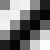
Frame 1 (no input)
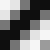
Frame 60 (no input)
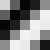
Frame 120 (the mouse pressed at the canvas centre since frame 60)

The p5.js sketch that drew these frames (run headless with seeded random() and noise() and a simulated clock; from frame 60 on, the mouse is pressed at the canvas centre):

// p5.js sketch
// ── sketch.js
var matrix;

function create2d_array( rows, cols ) {
  var arr = new Array( rows );
  for ( var i = 0; i < arr.length; i++ ) {
    arr[ i ] = new Array( cols );
  }
  return arr;
}

function setup() {
  createCanvas( 50, 50 );
  matrix = create2d_array( 5, 5 );
  noStroke();

  var cl = matrix.length;
  for (var r = 0; r < cl; r++ ) {
    var rl = matrix[ r ].length;
    for ( var c = 0; c < rl; c++ ) {
      matrix[ r ][ c ] = new Cell( c * 10, r * 10, 10, 10, r + c );
    }
  }
}

function draw() {
  background( 51 );
  var cl = matrix.length;
  for (var y = 0; y < cl; y++ ) {
    var rl = matrix[ y ].length;
    for ( var x = 0; x < rl; x++ ) {
      current_cell = matrix[ y ][ x ];
      current_cell.oscillate();
      current_cell.display();
    }
  }
}

function Cell( x, y, w, h, angle) {
  this.x = x;
  this.y = y;
  this.w = w;
  this.h = h;
  this.angle = angle;

  this.oscillate = function() {
    this.angle += 0.02;
  };

  this.display = function() {
    fill( 127 + Math.floor( 127 * sin( this.angle ) ) );
    rect( this.x, this.y, this.w, this.h );
  };
}
